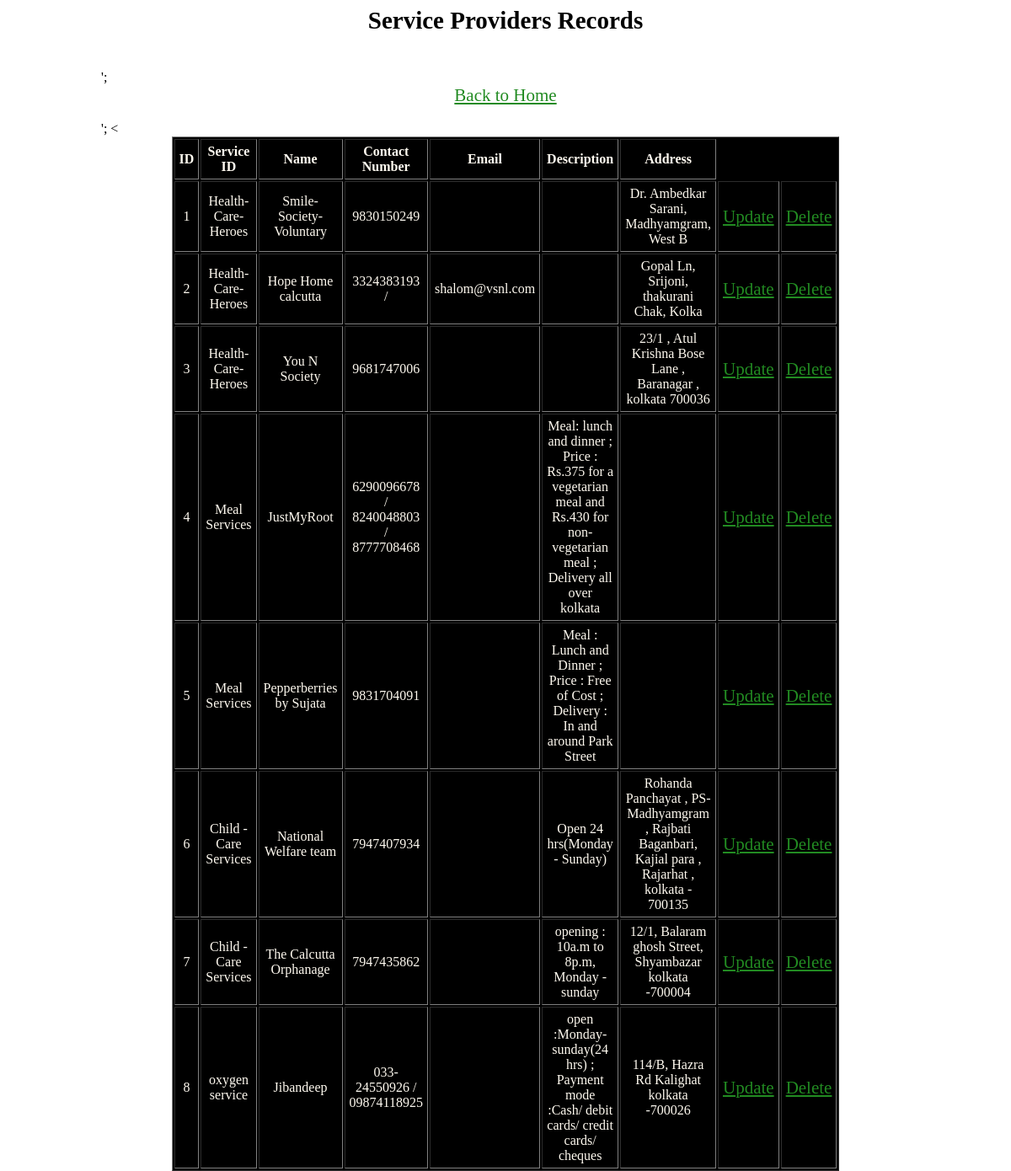
The page /display_service_provider.php on the database as committed earlier.
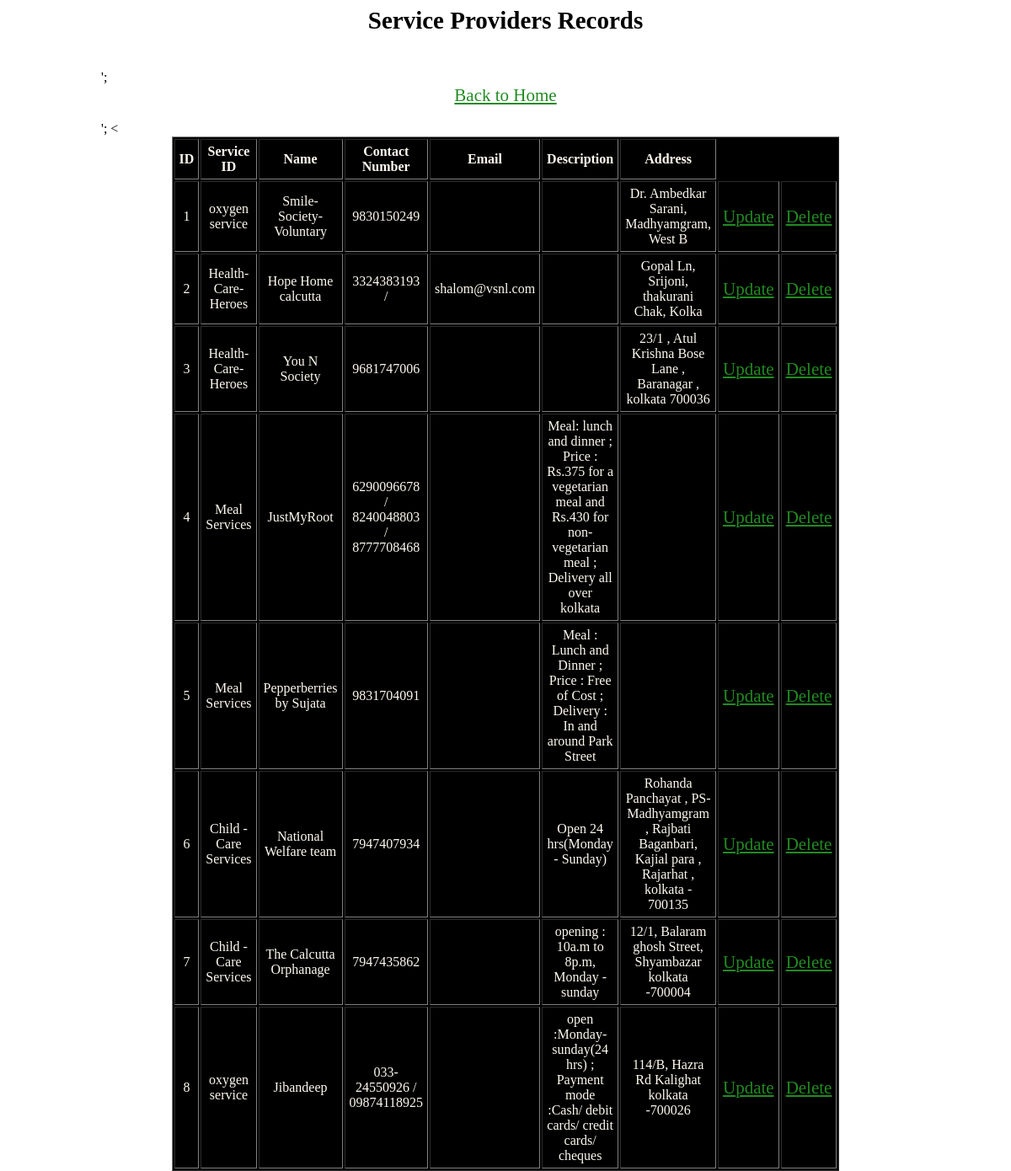
The same page on the database as committed later.
### tables this page shows
CREATE TABLE `service_providers` (
  `id` int(23) NOT NULL,
  `service_id` int(23) NOT NULL,
  `name` varchar(255) NOT NULL,
  `contact` varchar(255) NOT NULL,
  `email` varchar(255) NOT NULL,
  `description` varchar(255) NOT NULL,
  `address` varchar(255) NOT NULL
);

CREATE TABLE `service` (
  `service_id` int(23) NOT NULL,
  `name` varchar(23) NOT NULL,
  `description` varchar(28) NOT NULL
);

### display_service_provider.php (the view, shortened to what this page needs)
<?php
include("connection.php");?>
<h2 style="font-size:29px;"><center>Service Providers Records</center></h2><br>';
<center><a href="menu.html">Back to Home </a></center><br>';
<<!DOCTYPE html>
<html>
<head>
</head>
<body>
</body>
</html>
<table width = "80%" border="1" cellspacing="2" cellpadding="5" align="center" style="background-color:black; color:floralwhite;">
	<tr>
		<td align="center"><strong>ID</strong></td>
		<td align="center"><strong>Service ID</strong></td>
		<td align="center"><strong> Name</strong></td>
		<td align="center"><strong>Contact Number</strong></td>
		<td align="center"><strong>Email</strong></td>
		<td align="center"><strong>Description</strong></td>
		<td align="center"><strong>Address</strong></td>
	</tr>
    <?php
		$sql = "SELECT
		 `service_providers`.`id` AS `id`,
		 `service_providers`.`service_id` AS `service_id`,
		 `service_providers`.`name` AS `name`,
		 `service_providers`.`contact` AS `contact`,
		 `service_providers`.`email` AS `email`,
		 `service_providers`.`description` AS `description`,
		 `service_providers`.`address` AS `address`,
		 `service`.`name` AS `service_name`
		FROM `service_providers`,`service` where `service_providers`.`service_id`=`service`.`service_id`";
		$result = mysqli_query($link,$sql);
		if(mysqli_num_rows($result) > 0)
		{
			while($row = mysqli_fetch_assoc($result))
			{
				echo "<tr>";
				echo "<td align = 'center'>".$row["id"]."</td>";
				echo "<td align = 'center'>".$row["service_name"]."</td>";
				echo "<td align = 'center'>".$row["name"]."</td>";
				echo "<td align = 'center'>".$row["contact"]."</td>";
				echo "<td align = 'center'>".$row["email"]."</td>";
				echo "<td align = 'center'>".$row["description"]."</td>";
				echo "<td align = 'center'>".$row["address"]."</td>";
				echo "<td><a href='update_service_provider_form.php?id=".$row['id']."'>Update</a></td>";
				echo "<td><a href='delete_service_provider.php?id=".$row['id']."'>Delete</a></td>";
				echo "</tr>";
			}
		}
     ?>
</table>

Rows that differ between the two databases and show on the page:
changed service_providers "Smile-Society-Voluntary": service.name "Health-Care-Heroes" → "oxygen service"
